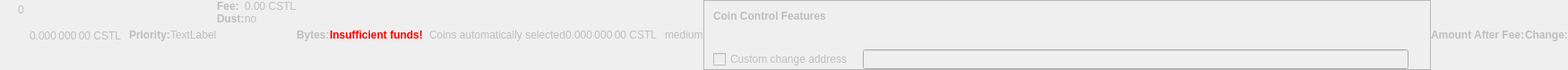
    <widget class="QWidget" name="dummyHideWidget" native="true">
     <property name="enabled">
      <bool>false</bool>
     </property>
     <property name="maximumSize">
      <size>
       <width>100</width>
       <height>22</height>
      </size>
     </property>
     <layout class="QHBoxLayout" name="dummyHideLayout">
      <property name="spacing">
       <number>0</number>
      </property>
      <property name="leftMargin">
       <number>0</number>
      </property>
      <property name="topMargin">
       <number>0</number>
      </property>
      <property name="rightMargin">
       <number>0</number>
      </property>
      <property name="bottomMargin">
       <number>0</number>
      </property>
      <item>
       <layout class="QFormLayout" name="formLayoutCoinControl1">
        <property name="horizontalSpacing">
         <number>10</number>
        </property>
        <property name="verticalSpacing">
         <number>14</number>
        </property>
        <property name="leftMargin">
         <number>10</number>
        </property>
        <property name="topMargin">
         <number>4</number>
        </property>
        <property name="rightMargin">
         <number>6</number>
        </property>
        <item row="0" column="1">
         <widget class="QLabel" name="labelCoinControlBytes">
          <property name="cursor">
           <cursorShape>IBeamCursor</cursorShape>
          </property>
          <property name="contextMenuPolicy">
           <enum>Qt::ActionsContextMenu</enum>
          </property>
          <property name="text">
           <string notr="true">0</string>
          </property>
          <property name="textInteractionFlags">
           <set>Qt::LinksAccessibleByMouse|Qt::TextSelectableByKeyboard|Qt::TextSelectableByMouse</set>
          </property>
         </widget>
        </item>
       </layout>
      </item>
      <item>
       <widget class="QLabel" name="labelCoinControlAfterFee">
        <property name="enabled">
         <bool>false</bool>
        </property>
        <property name="sizePolicy">
         <sizepolicy hsizetype="Fixed" vsizetype="Fixed">
          <horstretch>0</horstretch>
          <verstretch>0</verstretch>
         </sizepolicy>
        </property>
        <property name="minimumSize">
         <size>
          <width>111</width>
          <height>12</height>
         </size>
        </property>
        <property name="maximumSize">
         <size>
          <width>111</width>
          <height>12</height>
         </size>
        </property>
        <property name="cursor">
         <cursorShape>IBeamCursor</cursorShape>
        </property>
        <property name="contextMenuPolicy">
         <enum>Qt::ActionsContextMenu</enum>
        </property>
        <property name="text">
         <string notr="true">0.000 000 00 CSTL</string>
        </property>
        <property name="textInteractionFlags">
         <set>Qt::LinksAccessibleByMouse|Qt::TextSelectableByKeyboard|Qt::TextSelectableByMouse</set>
        </property>
       </widget>
      </item>
      <item>
       <widget class="QLabel" name="labelCoinControlPriorityText">
        <property name="enabled">
         <bool>false</bool>
        </property>
        <property name="font">
         <font>
          <weight>75</weight>
          <bold>true</bold>
         </font>
        </property>
        <property name="text">
         <string>Priority:</string>
        </property>
       </widget>
      </item>
      <item>
       <layout class="QHBoxLayout" name="horizontalLayout">
        <item>
         <widget class="QLabel" name="WarningLabel">
          <property name="text">
           <string>TextLabel</string>
          </property>
         </widget>
        </item>
       </layout>
      </item>
      <item>
       <layout class="QFormLayout" name="formLayoutCoinControl3">
        <property name="horizontalSpacing">
         <number>0</number>
        </property>
        <property name="verticalSpacing">
         <number>0</number>
        </property>
        <property name="leftMargin">
         <number>0</number>
        </property>
        <property name="topMargin">
         <number>0</number>
        </property>
        <property name="rightMargin">
         <number>0</number>
        </property>
        <item row="0" column="0">
         <widget class="QLabel" name="labelCoinControlFeeText">
          <property name="enabled">
           <bool>false</bool>
          </property>
          <property name="font">
           <font>
            <weight>75</weight>
            <bold>true</bold>
           </font>
          </property>
          <property name="text">
           <string>Fee:</string>
          </property>
          <property name="margin">
           <number>0</number>
          </property>
         </widget>
        </item>
        <item row="0" column="1">
         <widget class="QLabel" name="labelCoinControlFee">
          <property name="enabled">
           <bool>false</bool>
          </property>
          <property name="cursor">
           <cursorShape>IBeamCursor</cursorShape>
          </property>
          <property name="contextMenuPolicy">
           <enum>Qt::ActionsContextMenu</enum>
          </property>
          <property name="text">
           <string notr="true">0.00 CSTL</string>
          </property>
          <property name="textInteractionFlags">
           <set>Qt::LinksAccessibleByMouse|Qt::TextSelectableByKeyboard|Qt::TextSelectableByMouse</set>
          </property>
         </widget>
        </item>
        <item row="1" column="0">
         <widget class="QLabel" name="labelCoinControlLowOutputText">
          <property name="enabled">
           <bool>false</bool>
          </property>
          <property name="font">
           <font>
            <weight>75</weight>
            <bold>true</bold>
           </font>
          </property>
          <property name="text">
           <string>Dust:</string>
          </property>
         </widget>
        </item>
        <item row="1" column="1">
         <widget class="QLabel" name="labelCoinControlLowOutput">
          <property name="enabled">
           <bool>false</bool>
          </property>
          <property name="cursor">
           <cursorShape>IBeamCursor</cursorShape>
          </property>
          <property name="contextMenuPolicy">
           <enum>Qt::ActionsContextMenu</enum>
          </property>
          <property name="text">
           <string>no</string>
          </property>
          <property name="textInteractionFlags">
           <set>Qt::LinksAccessibleByMouse|Qt::TextSelectableByKeyboard|Qt::TextSelectableByMouse</set>
          </property>
         </widget>
        </item>
       </layout>
      </item>
      <item>
       <widget class="QLabel" name="labelCoinControlBytesText">
        <property name="enabled">
         <bool>false</bool>
        </property>
        <property name="font">
         <font>
          <weight>75</weight>
          <bold>true</bold>
         </font>
        </property>
        <property name="text">
         <string>Bytes:</string>
        </property>
       </widget>
      </item>
      <item>
       <layout class="QFormLayout" name="formLayoutCoinControl2">
        <property name="horizontalSpacing">
         <number>0</number>
        </property>
        <property name="verticalSpacing">
         <number>0</number>
        </property>
        <property name="leftMargin">
         <number>0</number>
        </property>
        <property name="topMargin">
         <number>0</number>
        </property>
        <property name="rightMargin">
         <number>0</number>
        </property>
       </layout>
      </item>
      <item>
       <layout class="QHBoxLayout" name="horizontalLayoutCoinControl2">
        <property name="spacing">
         <number>0</number>
        </property>
        <property name="bottomMargin">
         <number>0</number>
        </property>
       </layout>
      </item>
      <item>
       <widget class="QLabel" name="labelCoinControlInsuffFunds">
        <property name="enabled">
         <bool>false</bool>
        </property>
        <property name="minimumSize">
         <size>
          <width>0</width>
          <height>0</height>
         </size>
        </property>
        <property name="font">
         <font>
          <weight>75</weight>
          <bold>true</bold>
         </font>
        </property>
        <property name="styleSheet">
         <string notr="true">color:red;font-weight:bold;</string>
        </property>
        <property name="text">
         <string>Insufficient funds!</string>
        </property>
        <property name="margin">
         <number>5</number>
        </property>
       </widget>
      </item>
      <item>
       <layout class="QFormLayout" name="formLayoutCoinControl4">
        <property name="horizontalSpacing">
         <number>0</number>
        </property>
        <property name="verticalSpacing">
         <number>0</number>
        </property>
        <property name="leftMargin">
         <number>0</number>
        </property>
        <property name="topMargin">
         <number>0</number>
        </property>
        <property name="rightMargin">
         <number>0</number>
        </property>
       </layout>
      </item>
      <item>
       <widget class="QLabel" name="labelCoinControlChangeLabel">
        <property name="enabled">
         <bool>false</bool>
        </property>
        <property name="sizePolicy">
         <sizepolicy hsizetype="Preferred" vsizetype="Expanding">
          <horstretch>0</horstretch>
          <verstretch>0</verstretch>
         </sizepolicy>
        </property>
        <property name="minimumSize">
         <size>
          <width>0</width>
          <height>0</height>
         </size>
        </property>
        <property name="text">
         <string/>
        </property>
        <property name="margin">
         <number>3</number>
        </property>
       </widget>
      </item>
      <item>
       <widget class="QLabel" name="labelCoinControlAutomaticallySelected">
        <property name="enabled">
         <bool>false</bool>
        </property>
        <property name="sizePolicy">
         <sizepolicy hsizetype="Fixed" vsizetype="Fixed">
          <horstretch>0</horstretch>
          <verstretch>0</verstretch>
         </sizepolicy>
        </property>
        <property name="minimumSize">
         <size>
          <width>0</width>
          <height>0</height>
         </size>
        </property>
        <property name="maximumSize">
         <size>
          <width>240</width>
          <height>16777215</height>
         </size>
        </property>
        <property name="text">
         <string>Coins automatically selected</string>
        </property>
        <property name="margin">
         <number>5</number>
        </property>
       </widget>
      </item>
      <item>
       <widget class="QLabel" name="labelCoinControlChange">
        <property name="enabled">
         <bool>false</bool>
        </property>
        <property name="sizePolicy">
         <sizepolicy hsizetype="Fixed" vsizetype="Fixed">
          <horstretch>0</horstretch>
          <verstretch>0</verstretch>
         </sizepolicy>
        </property>
        <property name="minimumSize">
         <size>
          <width>111</width>
          <height>0</height>
         </size>
        </property>
        <property name="maximumSize">
         <size>
          <width>111</width>
          <height>16777215</height>
         </size>
        </property>
        <property name="cursor">
         <cursorShape>IBeamCursor</cursorShape>
        </property>
        <property name="contextMenuPolicy">
         <enum>Qt::ActionsContextMenu</enum>
        </property>
        <property name="text">
         <string notr="true">0.000 000 00 CSTL</string>
        </property>
        <property name="textInteractionFlags">
         <set>Qt::LinksAccessibleByMouse|Qt::TextSelectableByKeyboard|Qt::TextSelectableByMouse</set>
        </property>
       </widget>
      </item>
      <item>
       <widget class="QLabel" name="labelCoinControlPriority">
        <property name="enabled">
         <bool>false</bool>
        </property>
        <property name="cursor">
         <cursorShape>IBeamCursor</cursorShape>
        </property>
        <property name="contextMenuPolicy">
         <enum>Qt::ActionsContextMenu</enum>
        </property>
        <property name="text">
         <string>medium</string>
        </property>
        <property name="textInteractionFlags">
         <set>Qt::LinksAccessibleByMouse|Qt::TextSelectableByKeyboard|Qt::TextSelectableByMouse</set>
        </property>
       </widget>
      </item>
      <item>
       <widget class="QFrame" name="frameCoinControl">
        <property name="sizePolicy">
         <sizepolicy hsizetype="Expanding" vsizetype="Expanding">
          <horstretch>0</horstretch>
          <verstretch>0</verstretch>
         </sizepolicy>
        </property>
        <property name="maximumSize">
         <size>
          <width>16777215</width>
          <height>16777215</height>
         </size>
        </property>
        <property name="frameShape">
         <enum>QFrame::StyledPanel</enum>
        </property>
        <property name="frameShadow">
         <enum>QFrame::Sunken</enum>
        </property>
        <layout class="QVBoxLayout" name="verticalLayoutCoinControl2_2">
         <property name="spacing">
          <number>0</number>
         </property>
         <property name="leftMargin">
          <number>0</number>
         </property>
         <property name="topMargin">
          <number>0</number>
         </property>
         <property name="rightMargin">
          <number>0</number>
         </property>
         <property name="bottomMargin">
          <number>0</number>
         </property>
         <item>
          <layout class="QVBoxLayout" name="verticalLayoutCoinControl" stretch="0,0,0,1">
           <property name="spacing">
            <number>0</number>
           </property>
           <property name="leftMargin">
            <number>10</number>
           </property>
           <property name="topMargin">
            <number>10</number>
           </property>
           <item>
            <layout class="QHBoxLayout" name="horizontalLayoutCoinControl1">
             <property name="bottomMargin">
              <number>15</number>
             </property>
             <item>
              <widget class="QLabel" name="labelCoinControlFeatures">
               <property name="enabled">
                <bool>false</bool>
               </property>
               <property name="sizePolicy">
                <sizepolicy hsizetype="Preferred" vsizetype="Maximum">
                 <horstretch>0</horstretch>
                 <verstretch>0</verstretch>
                </sizepolicy>
               </property>
               <property name="font">
                <font>
                 <weight>75</weight>
                 <bold>true</bold>
                </font>
               </property>
               <property name="styleSheet">
                <string notr="true">font-weight:bold;</string>
               </property>
               <property name="text">
                <string>Coin Control Features</string>
               </property>
              </widget>
             </item>
            </layout>
           </item>
           <item>
            <widget class="QWidget" name="widgetCoinControl" native="true">
             <property name="sizePolicy">
              <sizepolicy hsizetype="Preferred" vsizetype="Preferred">
               <horstretch>0</horstretch>
               <verstretch>0</verstretch>
              </sizepolicy>
             </property>
             <property name="minimumSize">
              <size>
               <width>0</width>
               <height>0</height>
              </size>
             </property>
             <property name="styleSheet">
              <string notr="true"/>
             </property>
             <layout class="QHBoxLayout" name="horizontalLayoutCoinControl5_2">
              <property name="leftMargin">
               <number>0</number>
              </property>
              <property name="topMargin">
               <number>0</number>
              </property>
              <property name="rightMargin">
               <number>0</number>
              </property>
              <property name="bottomMargin">
               <number>0</number>
              </property>
              <item>
               <layout class="QHBoxLayout" name="horizontalLayoutCoinControl3">
                <property name="spacing">
                 <number>20</number>
                </property>
                <property name="topMargin">
                 <number>0</number>
                </property>
                <property name="bottomMargin">
                 <number>10</number>
                </property>
               </layout>
              </item>
             </layout>
            </widget>
           </item>
           <item>
            <layout class="QHBoxLayout" name="horizontalLayoutCoinControl4" stretch="0,0,0">
             <property name="spacing">
              <number>12</number>
             </property>
             <property name="sizeConstraint">
              <enum>QLayout::SetDefaultConstraint</enum>
             </property>
             <property name="topMargin">
              <number>5</number>
             </property>
             <property name="rightMargin">
              <number>5</number>
             </property>
             <item>
              <widget class="QCheckBox" name="checkBoxCoinControlChange">
               <property name="enabled">
                <bool>false</bool>
               </property>
               <property name="toolTip">
                <string>If this is activated, but the change address is empty or invalid, change will be sent to a newly generated address.</string>
               </property>
               <property name="text">
                <string>Custom change address</string>
               </property>
              </widget>
             </item>
             <item>
              <widget class="QValidatedLineEdit" name="lineEditCoinControlChange">
               <property name="enabled">
                <bool>false</bool>
               </property>
               <property name="sizePolicy">
                <sizepolicy hsizetype="Expanding" vsizetype="Fixed">
                 <horstretch>0</horstretch>
                 <verstretch>0</verstretch>
                </sizepolicy>
               </property>
              </widget>
             </item>
             <item>
              <widget class="QLabel" name="labelCoinControlChangeLabel_2">
               <property name="sizePolicy">
                <sizepolicy hsizetype="Preferred" vsizetype="Expanding">
                 <horstretch>0</horstretch>
                 <verstretch>0</verstretch>
                </sizepolicy>
               </property>
               <property name="minimumSize">
                <size>
                 <width>0</width>
                 <height>0</height>
                </size>
               </property>
               <property name="text">
                <string/>
               </property>
               <property name="margin">
                <number>3</number>
               </property>
              </widget>
             </item>
            </layout>
           </item>
           <item>
            <spacer name="verticalSpacerCoinControl">
             <property name="orientation">
              <enum>Qt::Vertical</enum>
             </property>
             <property name="sizeHint" stdset="0">
              <size>
               <width>800</width>
               <height>1</height>
              </size>
             </property>
            </spacer>
           </item>
          </layout>
         </item>
        </layout>
       </widget>
      </item>
      <item>
       <widget class="QLabel" name="labelCoinControlAfterFeeText">
        <property name="enabled">
         <bool>false</bool>
        </property>
        <property name="minimumSize">
         <size>
          <width>0</width>
          <height>0</height>
         </size>
        </property>
        <property name="maximumSize">
         <size>
          <width>16777215</width>
          <height>16777215</height>
         </size>
        </property>
        <property name="font">
         <font>
          <weight>75</weight>
          <bold>true</bold>
         </font>
        </property>
        <property name="text">
         <string>Amount After Fee:</string>
        </property>
        <property name="alignment">
         <set>Qt::AlignLeading|Qt::AlignLeft|Qt::AlignVCenter</set>
        </property>
        <property name="margin">
         <number>0</number>
        </property>
       </widget>
      </item>
      <item>
       <widget class="QLabel" name="labelCoinControlChangeText">
        <property name="enabled">
         <bool>false</bool>
        </property>
        <property name="sizePolicy">
         <sizepolicy hsizetype="Preferred" vsizetype="Preferred">
          <horstretch>0</horstretch>
          <verstretch>0</verstretch>
         </sizepolicy>
        </property>
        <property name="minimumSize">
         <size>
          <width>0</width>
          <height>0</height>
         </size>
        </property>
        <property name="maximumSize">
         <size>
          <width>16777215</width>
          <height>16777215</height>
         </size>
        </property>
        <property name="font">
         <font>
          <weight>75</weight>
          <bold>true</bold>
         </font>
        </property>
        <property name="text">
         <string>Change:</string>
        </property>
        <property name="alignment">
         <set>Qt::AlignLeading|Qt::AlignLeft|Qt::AlignVCenter</set>
        </property>
       </widget>
      </item>
     </layout>
    </widget>
